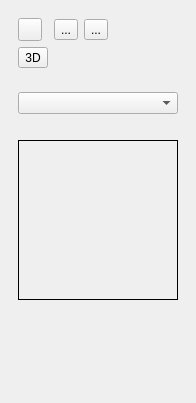
<?xml version="1.0" encoding="UTF-8"?>
<ui version="4.0">
 <class>TexturePropertiesView</class>
 <widget class="QDockWidget" name="TexturePropertiesView">
  <property name="geometry">
   <rect>
    <x>0</x>
    <y>0</y>
    <width>196</width>
    <height>403</height>
   </rect>
  </property>
  <property name="minimumSize">
   <size>
    <width>196</width>
    <height>403</height>
   </size>
  </property>
  <property name="autoFillBackground">
   <bool>false</bool>
  </property>
  <property name="styleSheet">
   <string notr="true"/>
  </property>
  <property name="allowedAreas">
   <set>Qt::LeftDockWidgetArea|Qt::RightDockWidgetArea</set>
  </property>
  <property name="windowTitle">
   <string>   Texture Properties</string>
  </property>
  <widget class="QWidget" name="dockWidgetContents">
   <layout class="QVBoxLayout" name="verticalLayout">
    <item>
     <widget class="QWidget" name="widget" native="true">
      <layout class="QGridLayout" name="gridLayout">
       <item row="0" column="1">
        <widget class="QToolButton" name="addButton">
         <property name="text">
          <string/>
         </property>
         <property name="icon">
          <iconset resource="../shaderlab.qrc">
           <normaloff>:/ico/img/Add-icon.png</normaloff>:/ico/img/Add-icon.png</iconset>
         </property>
        </widget>
       </item>
       <item row="0" column="4">
        <widget class="QToolButton" name="removeButton">
         <property name="text">
          <string>...</string>
         </property>
         <property name="icon">
          <iconset resource="../shaderlab.qrc">
           <normaloff>:/ico/delete</normaloff>:/ico/delete</iconset>
         </property>
        </widget>
       </item>
       <item row="0" column="3">
        <widget class="QToolButton" name="loadButton">
         <property name="text">
          <string>...</string>
         </property>
         <property name="icon">
          <iconset resource="../shaderlab.qrc">
           <normaloff>:/ico/img/exchange.png</normaloff>:/ico/img/exchange.png</iconset>
         </property>
        </widget>
       </item>
       <item row="0" column="5">
        <spacer name="horizontalSpacer">
         <property name="orientation">
          <enum>Qt::Horizontal</enum>
         </property>
         <property name="sizeHint" stdset="0">
          <size>
           <width>40</width>
           <height>20</height>
          </size>
         </property>
        </spacer>
       </item>
       <item row="1" column="1">
        <widget class="QToolButton" name="add3DButton">
         <property name="text">
          <string>3D</string>
         </property>
        </widget>
       </item>
      </layout>
     </widget>
    </item>
    <item>
     <widget class="QWidget" name="widget_2" native="true">
      <layout class="QVBoxLayout" name="verticalLayout_2">
       <item>
        <widget class="QComboBox" name="textureList"/>
       </item>
       <item>
        <widget class="QLabel" name="textureName">
         <property name="toolTip">
          <string/>
         </property>
         <property name="text">
          <string/>
         </property>
         <property name="textFormat">
          <enum>Qt::PlainText</enum>
         </property>
        </widget>
       </item>
       <item>
        <widget class="QLabel" name="imageContainer">
         <property name="minimumSize">
          <size>
           <width>160</width>
           <height>160</height>
          </size>
         </property>
         <property name="styleSheet">
          <string notr="true">#imageContainer{
border: 1px solid black;
}</string>
         </property>
         <property name="text">
          <string/>
         </property>
         <property name="pixmap">
          <pixmap resource="../shaderlab.qrc">:/ico/noImage</pixmap>
         </property>
         <property name="scaledContents">
          <bool>true</bool>
         </property>
        </widget>
       </item>
       <item>
        <spacer name="verticalSpacer">
         <property name="orientation">
          <enum>Qt::Vertical</enum>
         </property>
         <property name="sizeHint" stdset="0">
          <size>
           <width>20</width>
           <height>40</height>
          </size>
         </property>
        </spacer>
       </item>
      </layout>
     </widget>
    </item>
   </layout>
  </widget>
 </widget>
 <resources>
  <include location="../shaderlab.qrc"/>
 </resources>
 <connections/>
</ui>
